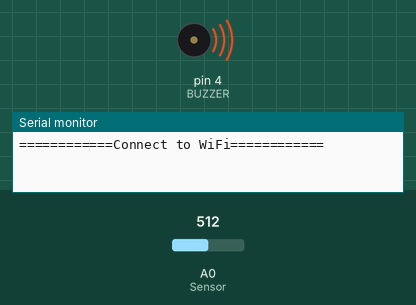
Recording of a sketch running on a simulated Arduino Uno, built with avr-gcc and run on an emulated ATmega328P. Parts: buzzer (waves = sounding, pin HIGH), the last lines printed to the serial monitor. Inputs (shaded band) come from the test bench; at power-on: A0 (Sensor) = 512. The modem accepts every AT command (registered, SIM ready, sends succeed) and sends nothing else.

Above: at 0.1 s.
At 20.4 s:
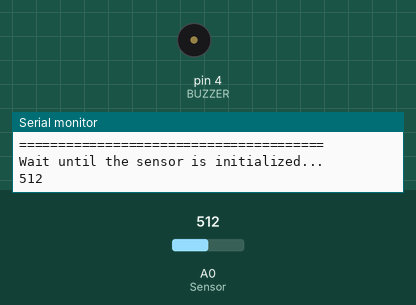
Timing chart, 0 to 21.9 s (numbered marks = the images above):
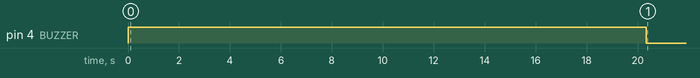

The sketch:

trabajo_practico_spd.ino
```cpp
/** Sensor de Gas Metano con Alarma Sonora y Envio por Mail
 *
 * Trabajo Practico de Sistema de Procesamiento de Datos
 *
 * Participantes (Division: 1F):
 *    Alan Levy
 *    Gaston Pesoa
 *    Christian Grimberg
 *
 */

#include "wifiModule.h"
#define GAS_SENSE 460 /**< Limite de sensado del gas */
#define BUZZER 4 /**< Pin I/O Buzzer MH-FMD */
#define DELAY_SENSE 300 /**< Frecuencia de sensado */
#define DELAY_COMMAND 5000 /**< Tiempo de demora entre comandos */
#define INITIALIZE_DELAY 10000 /**< Tiempo de demora de inicializacion del Sensor MQ-9 */
#define RESPONSE_TIME 100 /**< Tiempo de respuesta de retorno de valores */
#define DEBUG true /**< Debug via Serial Monitor */
#define SSID_WIFI "TP SPD" /**< SSID WiFi a conectarse */
#define PASSWORD "martinSPD" /**< WiFi password en texto plano */
#define SMTP_SERVER "smtp.mail.com" /**< Servidor SMTP */

int gasSensor; /**< Para valor analogo del Sensor MQ-9 */

void setup()
{

  pinMode(BUZZER, OUTPUT); /**< Modo del PIN de Buzzer */

  digitalWrite(BUZZER, HIGH); /**< Comienza la salida en 1 para silenciar el Buzzer MH-FMD */

  /**< Serial Monitor Baudios */
  Serial.begin(9600);
  while (!Serial) {
    ; /**< Espera de conexion a Serial Port */
  }

  /**< Serial WiFi Baudios */
  wifiSerial.begin(115200);
  while (!wifiSerial) {
    ; /**< Espera de conexion a WiFi Serial Port */
  }

  Serial.println("============Connect to WiFi============");
  sendToWifi("AT+CWMODE=1", RESPONSE_TIME, DEBUG); /**< Configura el Modulo como Cliente WiFi */
  delay(DELAY_COMMAND);

  do
  {
    Serial.println("Connect to WiFi....");
    sendToWifi(wifiString(SSID_WIFI, PASSWORD), RESPONSE_TIME, DEBUG); /**< Se conecta a WiFi */
    delay(DELAY_COMMAND);
    //sendToWifi("AT+CIPSTATUS", RESPONSE_TIME, DEBUG); /**< WiFi Status */
    //sendToWifi("AT+CIFSR", RESPONSE_TIME, DEBUG); /**< WiFi info */
  } while(checkIP(RESPONSE_TIME));

  Serial.println("WiFi is connected!");
  Serial.println("=======================================");

  /**< Tiempo de demora de inicializacion del Sensor MQ-9 */
  Serial.println("\nWait until the sensor is initialized...\n");
  delay(INITIALIZE_DELAY);
}

void loop()
{
  gasSensor = analogRead(A0); /**< Lectura del valor analogo del Sensor MQ-9 */

  if(DEBUG) /**< Si Debug es verdadero, mostrar la lectura del Sensor MQ-9 en Serial Monitor */
  {
    Serial.println(gasSensor);
  }

  if(gasSensor>GAS_SENSE)
  {
    digitalWrite(BUZZER, LOW); /**< Salida en 0 para hacer sonar el Buzzer MH-FMD */
    sendMail("Z2FzdG9ucGVzb2FAaG90bWFpbC5jb20=","eGVPWThzQWpncmFq", 2000, DEBUG);
  }
  else
    digitalWrite(BUZZER, HIGH); /**< Salida en 1 para hacer sonar el Buzzer MH-FMD */

  delay(DELAY_SENSE); /**< Demora de la velocidad de frecuencia del sensado del MQ-9  */
}
```

wifiModule.h
```cpp
#ifndef WIFIMODULE_INCLUDED
#define WIFIMODULE_INCLUDED
#include <Arduino.h>
#include <SoftwareSerial.h>

SoftwareSerial wifiSerial(3,2); // RX, TX del modulo WiFi ESP8266

/**
 	* Funcion que genera el comando AT para conectarse como cliente WiFi desde el modulo ESP8266
 	* stringSSID String Cadena del SSID del WiFi a conectarse.
 	* password String Cadena de tipo password del WiFi a conectarse.
 	* returns Cadena de conexion como Cliente WiFi.
 	*
 	*/
String wifiString(String stringSSID, String password)
{
  String wifiCredentials = ""; /**< Cadena para armar el comando AT */

  /**< Se adiciona los segmentos del comando AT en funcion de los parametros ingresados */
  wifiCredentials += "AT+CWJAP=\"";
  wifiCredentials += stringSSID;
  wifiCredentials += "\",\"";
  wifiCredentials += password;
  wifiCredentials += "\"";

  return wifiCredentials;
}

/**
	* Funcion para enviar comandos AT via WiFi Serial al modulo ESP8266.
 	* commandAT String Comando AT a enviar.
 	* timeout const int Tiempo de espera de respuesta del modulo en milisegundos.
 	* debug boolean Se muestra el Debug en Serial Monitor? (true = si, false = no).
 	* returns Cadena de respuesta del modulo ESP8266.
 	*
 	*/
String sendToWifi(String commandAT, const int timeout, boolean debug)
{
  String response = ""; /**< Cadena a retornar */
  long int time = millis(); /**< Tiempo actual en milisegundos */
  char character; /**< Caracter para almacenar la respuesta del modulo via WiFi Serial */

  wifiSerial.println(commandAT); /**< Se envia el comando AT al modulo ESP8266 */

  /**< Se obtiene la respuesta del modulo ESP8266 via WiFi Serial */
  while((time+timeout) > millis())
  {
    while(wifiSerial.available()>0)
    {
      wifiSerial.flush();

      /**< Si el modulo retorna valores de tipo caracter, se adiciona a la cadena de retorno de la funcion */
      character = wifiSerial.read(); /**< Se lee el caracter devuelto en cada pasada */
      response+=character;
    }
  }

  if(debug) /**< Si Debug es verdadero, mostrar la respuesta del modulo ESP8266 en Serial Monitor */
  {
    Serial.println(response);
  }

  return response;
}

/**
	*
	*/
boolean checkIP(const int timeout)
{
  boolean GET_IP = false;
  long int time = millis(); /**< Tiempo actual en milisegundos */
  char gotIP[] = "WIFI GOT IP";

  wifiSerial.flush();

  while((time+timeout) > millis())
  {
    while(wifiSerial.available()>0)
    {
      if(wifiSerial.find(gotIP))
      {
        GET_IP = true;
      }
    }
  }

  return GET_IP;
}

void sendMail(String user, String password, const int timeout, boolean debug)
{
  sendToWifi("AT+CIPSTART=4,\"TCP\",\"mail.smtp2go.com\",2525", timeout, debug);
  sendToWifi("AT+CIPSEND=4,20", timeout, debug);
  sendToWifi("ELHO 192.168.1.123", timeout, debug);
  sendToWifi("AT+CIPSEND=4,12", timeout, debug);
  sendToWifi("AUTH LOGIN", timeout, debug);
  sendToWifi("AT+CIPSEND=4,30", timeout, debug);
  sendToWifi(user, timeout, debug);
  sendToWifi("AT+CIPSEND=4,18", timeout, debug);
  sendToWifi(password, timeout, debug);
  sendToWifi("AT+CIPSEND=4,34", timeout, debug);
  sendToWifi("MAIL FROM:<gastonpesoa@hotmail.com>", timeout, debug);
  sendToWifi("AT+CIPSEND=4,32", timeout, debug);
  sendToWifi("RCPT To:<gastonpesoa@hotmail.com>", timeout, debug);
  sendToWifi("AT+CIPSEND=4,6", timeout, debug);
  sendToWifi("DATA", timeout, debug);
  sendToWifi("AT+CIPSEND=4,24", timeout, debug);
  sendToWifi("Perdida de Gas", timeout, debug);
  sendToWifi("AT+CIPSEND=4,3", timeout, debug);
  sendToWifi(".", timeout, debug);
  sendToWifi("AT+CIPSEND=4,6", timeout, debug);
  sendToWifi("QUIT", timeout, debug);

}

#endif
```

Measured:
- by itself, pin 4 (BUZZER): HIGH → LOW at 20.3 s
